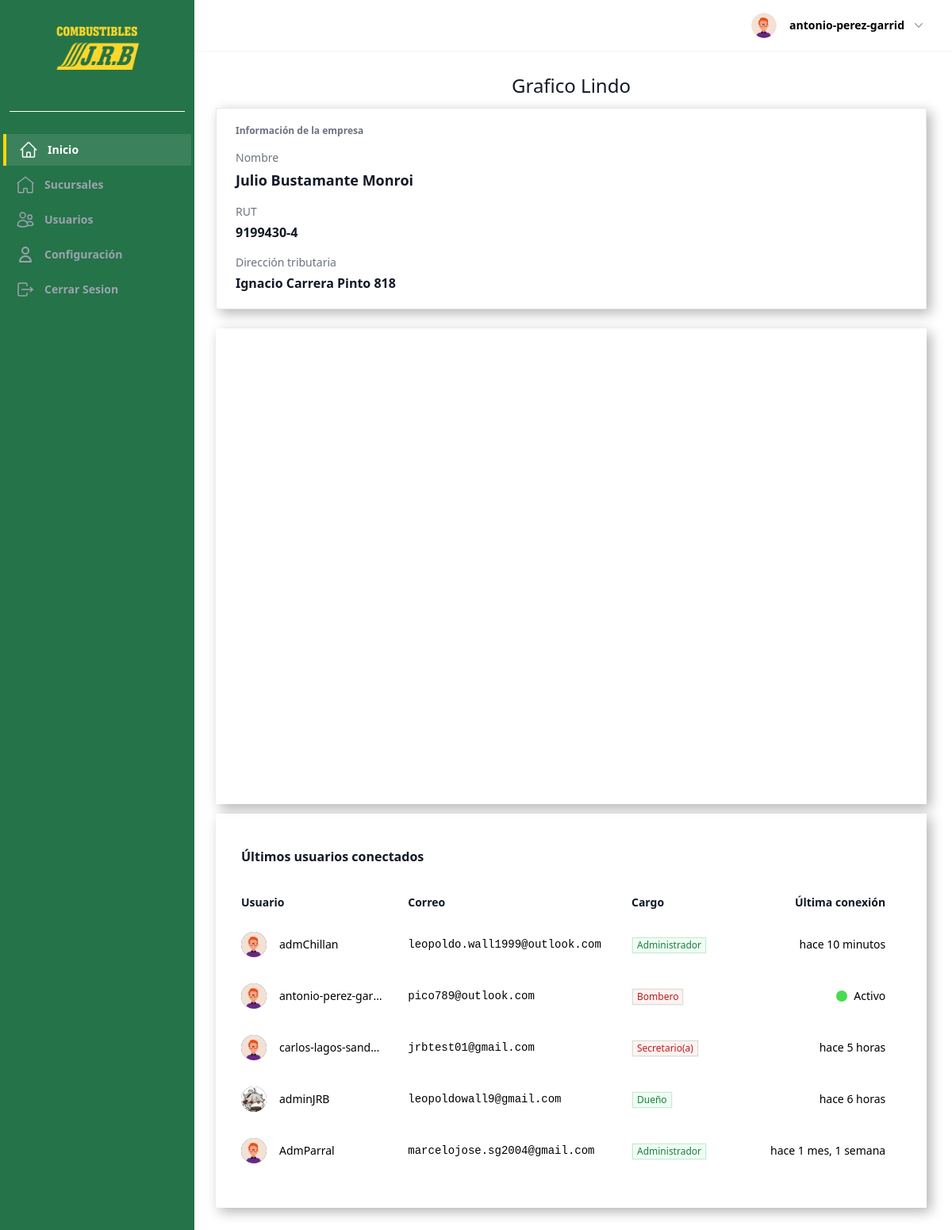
Screenshot of / (signed in) with the database file from the repository.
### UsuarioApp/models.py (models this page shows, shortened)
class Profile(models.Model):
    last_activity = models.DateTimeField(null=True, blank=True)
    image = models.ImageField(upload_to=profile_picture_path, default="profile.webp")
    user_FK = models.OneToOneField(
        User, on_delete=models.CASCADE, related_name="profile",
    )
    position_FK = models.ForeignKey(
        Position, on_delete=models.SET_NULL, null=True, blank=True
    )
    company_rut = models.CharField(
        max_length=12,
        blank=True,
        null=True,
        validators=[
            RegexValidator(
                regex=r"^[0-9.]+-[0-9kK]{1}$",
                message="Ingrese un RUT válido en el formato 12.345.678-9",
            )
        ],
        verbose_name="RUT Empresa",
    )
    phone = models.CharField(max_length=20, blank=True, verbose_name="Teléfono")
    gender = models.CharField(
        max_length=1,
        choices=GENDER_CHOICES,
        null=True,
        blank=True,
        verbose_name="Sexo",
    )
    date_of_birth = models.DateField(
        null=True,
        blank=True,
        verbose_name="Fecha de nacimiento",
    )
    salario = models.DecimalField(
        max_digits=10, decimal_places=2, null=True, blank=True, verbose_name="Salario",
    )
    address = models.CharField(max_length=255, blank=True, verbose_name="Dirección")
    date_of_hire = models.DateField(null=True, blank=True, verbose_name="Fecha de contratación")
    is_partime = models.BooleanField(
        default=False,
        choices=[(True, "Tiempo completo"), (False, "Medio tiempo")],
        verbose_name="Tipo de jornada",
    )
    examen_medico = models.FileField(
        upload_to="documentos/examenes/",
        null=True,
        blank=True,
        verbose_name="Examen médico",
    )
    contrato = models.FileField(
        upload_to="documentos/contratos/",
        null=True,
        blank=True,
        verbose_name="Contrato",
    )
    current_branch = models.ForeignKey(
        Sucursal,
        on_delete=models.SET_NULL,
        null=True,
        blank=True,
        related_name="current_profiles",
        verbose_name="Sucursal actual",
    )
    rut = models.CharField(
        max_length=12,
        blank=True,
        null=True,
        unique=True,
        verbose_name="RUT",
        help_text="RUT sin puntos, con guión opcional. Ej: 12345678-5",
    )
    def save(self, *args, **kwargs):
        update_last_activity = kwargs.pop("update_last_activity", False)
        if update_last_activity:
            self.last_activity = timezone.now()
            kwargs["update_fields"] = ["last_activity"]
        if self.pk:
            handle_old_image(Profile, self.pk, self.image)
        super(Profile, self).save(*args, **kwargs)
        if self.image and os.path.exists(self.image.path):
            resize_image(self.image.path, 300)
            crop_image(self.image.path, 300)
    def update_last_activity(self):
        self.save(update_last_activity=True)
    def _has_permission(self, code: str) -> bool:
        return bool(self.position_FK and self.position_FK.permission_code == code)
    def is_owner(self) -> bool:
        return self._has_permission("OWNER")
    def is_admin(self) -> bool:
        return self._has_permission("ADMINISTRATOR")
    def is_accountant(self) -> bool:
        return self._has_permission("ACCOUNTANT")
    def is_head_ATTENDANT(self) -> bool:
        return self._has_permission("HEAD_ATTENDANT")
    def is_ATTENDANT(self) -> bool:
        return self._has_permission("ATTENDANT")
    class Meta:
        verbose_name = "Perfil"
        verbose_name_plural = "Perfiles"
        ordering = ["-id"]

class Position(models.Model):
    user_position = models.CharField(max_length=45, unique=True)
    permission_code = models.CharField(
        max_length=25, choices=PERMISOS, default="ATTENDANT"
    )
    class Meta:
        db_table = "position"

### homeApp/models.py (models this page shows, shortened)
class Company(models.Model):
    rut = models.CharField(
        max_length=12,
        unique=True,
        validators=[
            RegexValidator(
                regex=r"^[0-9.]+-[0-9kK]{1}$",
                message="Ingrese un RUT válido en el formato 12.345.678-9",
            )
        ],
        verbose_name="RUT",
    )
    business_name = models.CharField(
        max_length=255,
        verbose_name="Razón social",
    )
    tax_address = models.CharField(
        max_length=255,
        verbose_name="Dirección tributaria",
    )
    profile = models.OneToOneField(
        "UsuarioApp.Profile",
        on_delete=models.CASCADE,
        related_name="company",
        verbose_name="Perfil",
    )
    class Meta:
        verbose_name = "Empresa"
        verbose_name_plural = "Empresas"
        db_table = "UsuarioApp_company"
    @staticmethod
    def normalize_rut(rut: Optional[str]) -> Optional[str]:
        if not rut:
            return rut
        normalized = rut.replace(".", "").strip()
        number, *verifier = normalized.split("-")
        if verifier:
            normalized = f"{number}-{verifier[0].upper()}"
        return normalized

### homeApp/views.py (the view)
# urls.py: path("", views.HomeView.as_view(), name="Home"),
class HomeView(LoginRequiredMixin, ListView):
    model = User
    template_name = "pages/index.html"
    def get_queryset(self):
        last_connected_users = User.objects.filter(
            Q(last_login__isnull=False)
        ).order_by("-last_login")[:5]
        return last_connected_users
    def get_context_data(self, **kwargs):
        context = super().get_context_data(**kwargs)
        recent_activity_cutoff = timezone.now() - timezone.timedelta(minutes=2)
        active_users = Profile.objects.filter(
            last_activity__gte=recent_activity_cutoff
        ).values_list("user_FK_id", flat=True)
        context["active_users"] = active_users
        company = None
        try:
            profile = self.request.user.profile
        except Profile.DoesNotExist:
            profile = None
        if profile:
            try:
                company = profile.company
            except Company.DoesNotExist:
                company = None
            if not company and profile.company_rut:
                normalized_rut = Company.normalize_rut(profile.company_rut)
                company = Company.objects.filter(rut=normalized_rut).first()
        context["company"] = company
        return context

### utils/customer_img.py (called while the page is built, shortened)
def resize_image(img_path, img_size):
    try:
        with Image.open(img_path) as img:
            ancho, alto = img.size
    except (FileExistsError, UnidentifiedImageError):
        print("Error al Redimensionar la imagen")

def crop_image(img_path, img_size):
    try:
        with Image.open(img_path) as img:
            ancho, alto = img.size
    except (FileExistsError, UnidentifiedImageError):
        print("Erro al Recortar la imagen")

def handle_old_image(modelo, pk, image):
    default_image = "profile.webp"
    old_profile = modelo.objects.get(pk=pk)
    default_image_path = os.path.join(settings.MEDIA_ROOT, default_image)
    if (
        old_profile.image.path != image.path
        and old_profile.image.path != default_image_path
    ):
        default_storage.delete(old_profile.image.path)

### templates/pages/index.html (shortened to what this page needs)
{% extends 'components/Layout/base_extendido.html' %}
{% load static %}
{% load humanize %}
{% block content_main %}
  <div class="sm:h-dvh">
      <h2 class="text-gray-900 text-center pb-3 text-2xl" >Grafico Lindo</h2>
      {% if company %}
      <div class="mb-6">
        <div class="bg-white-base border border-gray-200 rounded-2xl shadow-sm px-6 py-5">
          <p class="text-xs font-semibold uppercase tracking-wide text-gray-500">Información de la empresa</p>
          <div class="mt-4 grid gap-4 sm:grid-cols-3">
            <div>
              <p class="text-sm font-medium text-gray-500">Nombre</p>
              <p class="mt-1 text-lg font-semibold text-gray-900">{{ company.business_name }}</p>
            </div>
            <div>
              <p class="text-sm font-medium text-gray-500">RUT</p>
              <p class="mt-1 text-base font-semibold text-gray-900">{{ company.rut }}</p>
            </div>
            <div>
              <p class="text-sm font-medium text-gray-500">Dirección tributaria</p>
              <p class="mt-1 text-base font-semibold text-gray-900">{{ company.tax_address }}</p>
            </div>
          </div>
        </div>
      </div>
      {% endif %}
      <div class="bg-white-base border-gray-700 w-full h-[600px]" id="chart_home">
  </div>
  <div class="bg-white-base mt-3 border-gray-700 py-10 mb-5">
    <h2 class="px-4 text-base font-semibold leading-7 text-gray-900 sm:px-6 lg:px-8">Últimos usuarios conectados</h2>
    <table aria-labelledby="tablaUsuarios" aria-describedby="tablaUsuariosConectados" class="mt-6 w-full whitespace-nowrap text-left">
      <colgroup>
        <col class="w-full sm:w-4/12">
        <col class="lg:w-4/12">
        <col class="lg:w-2/12">
        <col class="lg:w-1/12">
        <col class="lg:w-1/12">
      </colgroup>
      <thead class="border-b border-white/10 text-sm leading-6 text-gray-900">
        <tr>
          <th scope="col" class="py-2 pl-4 pr-8 font-semibold sm:pl-6 lg:pl-8">Usuario</th>
          <th scope="col" class="hidden py-2 pl-0 pr-8 font-semibold sm:table-cell">Correo</th>
          <th scope="col" class="hidden py-2 pl-0 pr-4 text-right font-semibold sm:pr-8 sm:text-left lg:pr-20 sm:table-cell">Cargo</th>
          <th scope="col" class="py-2 pl-0 pr-4 text-right font-semibold sm:pr-6 lg:pr-8">Última conexión</th>
        </tr>
      </thead>
      <tbody class="divide-y divide-white/5">
        {% if object_list  %}
          {% for user in object_list  %}
            <tr>
              <td class="py-4 pl-4 pr-8 sm:pl-6 lg:pl-8">
                <div class="flex items-center gap-x-4">
                  <img src="{{ user.profile.image.url }}" alt="perfil" class="h-8 w-8 rounded-full bg-gray-800">
                  <div class="truncate text-sm font-medium leading-6 text-black">{{ user.username }}</div>
                </div>
              </td>
              <td class="hidden py-4 pl-0 pr-4 sm:table-cell sm:pr-8">
                <div class="flex gap-x-3">
                  <div class="font-mono text-sm leading-6 text-black">{{ user.email }}</div>
                </div>
              </td>
              <td class="hidden py-4 pl-0 pr-4 text-sm leading-6 sm:pr-8 lg:pr-20 sm:table-cell">
                <div class="flex items-center justify-end gap-x-2 sm:justify-start">
                  <div class="hidden text-white sm:block">
                    {% if user.profile.is_owner or user.profile.is_admin %}
                      <span class="inline-flex flex-shrink-0 items-center rounded-full bg-green-50 px-1.5 py-0.5 text-xs font-medium text-green-700 ring-1 ring-inset ring-green-600/20">
                        {{ user.profile.position_FK.user_position }}
                      </span>
                    {% else %}
                      <span class="inline-flex flex-shrink-0 items-center rounded-full bg-red-50 px-1.5 py-0.5 text-xs font-medium text-red-700 ring-1 ring-inset ring-green-600/20">
                          {{ user.profile.position_FK.user_position }}
                      </span>
                    {% endif %}
                  </div>
                </div>
              </td>
              <td class="py-4 pl-0 pr-4 text-right text-sm leading-6 text-black sm:pr-6 lg:pr-8">
                  {% if user.id in active_users %}
                    <div class="flex items-center justify-end gap-x-2 sm:justify-end">
                    <div class="flex-none rounded-full p-1 text-green-400 bg-green-400/10">
                      <div class="h-1.5 w-1.5 rounded-full bg-grren-400/10"></div>
                    </div>
                    <div class=" text-black ">Activo</div>
                  </div>
                  {% else %}
                      {{ user.profile.last_activity|naturaltime }}
                  {% endif %}
              </td>
            </tr>
          {% endfor %}
        {% endif %}
      </tbody>
    </table>
  </div>
  <div class="footer-space"></div>
{% endblock content_main %}

### templates/components/header/components/profile.html (shortened to what this page needs)
{% load static %}
<div class="relative" x-data="{ openUser: false }">
  <button type="button" class="-m-1.5 flex items-center p-1.5" id="user-menu-button" aria-expanded="false" aria-haspopup="true" @click="openUser = !openUser">
    <img class="h-8 w-8 rounded-full bg-gray-50" src="{{ request.user.profile.image.url }}" alt="perfil">
    <span class="hidden lg:flex lg:items-center">
      <span class="ml-4 text-sm font-semibold leading-6 text-black" aria-hidden="true">{{ request.user }}</span>
      <svg class="ml-2 h-5 w-5 text-gray-400" viewBox="0 0 20 20" fill="currentColor" aria-hidden="true">
        <path fill-rule="evenodd" d="M5.23 7.21a.75.75 0 011.06.02L10 11.168l3.71-3.938a.75.75 0 111.08 1.04l-4.25 4.5a.75.75 0 01-1.08 0l-4.25-4.5a.75.75 0 01.02-1.06z" clip-rule="evenodd" />
      </svg>
    </span>
  </button>
</div>

### static/css/mensajes.css (style rules this page uses)
button { padding: 10px; }

### rows the page displays
Company: business_name "Julio Bustamante Monroi", rut "9199430-4", tax_address "Ignacio Carrera Pinto 818"

### other values shown
{{ request.user }} "antonio-perez-garrid"
{{ user.username }} "admChillan"
{{ user.email }} "leopoldo.wall1999@outlook.com"
{{ user.profile.position_FK.user_position }} "Administrador"
{{ user.profile.last_activity|naturaltime }} "hace 10 minutos"
{{ user.username }} "antonio-perez-gar…"
{{ user.email }} "pico789@outlook.com"
{{ user.profile.position_FK.user_position }} "Bombero"
{{ user.username }} "carlos-lagos-sand…"
{{ user.email }} "jrbtest01@gmail.com"
{{ user.profile.position_FK.user_position }} "Secretario(a)"
{{ user.profile.last_activity|naturaltime }} "hace 5 horas"
{{ user.username }} "adminJRB"
{{ user.email }} "leopoldowall9@gmail.com"
{{ user.profile.position_FK.user_position }} "Dueño"
